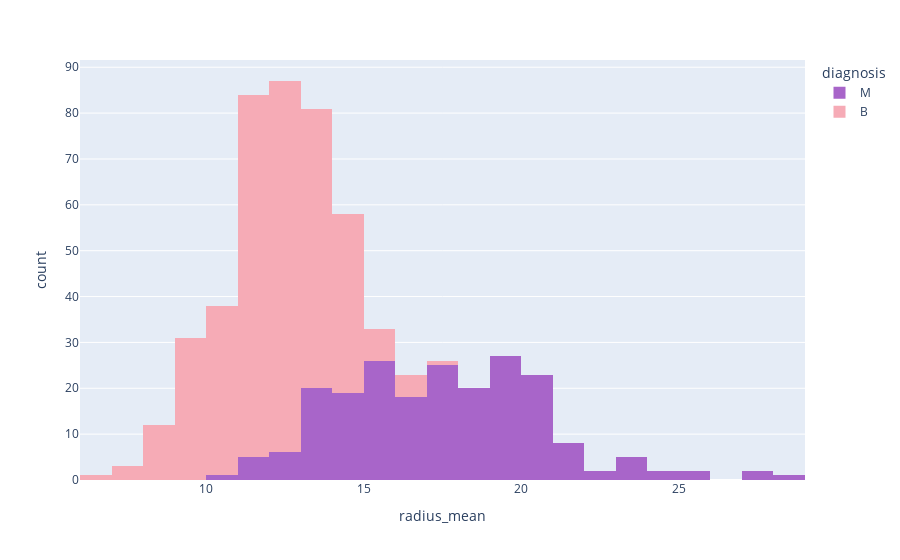

Notebook code for this chart:
### Code cell
px.histogram(data_frame=df,x='radius_mean',color='diagnosis',color_discrete_sequence=['#A865C9','#f6abb6'])

### Figure 1 — Plotly figure (JSON) as saved in the notebook; plotly's stock layout.template omitted (floating-point values rounded to 4 significant figures; data arrays with more than 128 entries replaced by an {"elided": "..."} marker saying what was removed)
{"data": [{"alignmentgroup": "True", "bingroup": "x", "hovertemplate": "diagnosis=M<br>radius_mean=%{x}<br>count=%{y}<extra></extra>", "legendgroup": "M", "marker": {"color": "#A865C9", "pattern": {"shape": ""}}, "name": "M", "offsetgroup": "M", "orientation": "v", "showlegend": true, "type": "histogram", "x": {"elided": "212 float values"}, "xaxis": "x", "yaxis": "y"}, {"alignmentgroup": "True", "bingroup": "x", "hovertemplate": "diagnosis=B<br>radius_mean=%{x}<br>count=%{y}<extra></extra>", "legendgroup": "B", "marker": {"color": "#f6abb6", "pattern": {"shape": ""}}, "name": "B", "offsetgroup": "B", "orientation": "v", "showlegend": true, "type": "histogram", "x": {"elided": "357 float values"}, "xaxis": "x", "yaxis": "y"}], "layout": {"barmode": "relative", "legend": {"title": {"text": "diagnosis"}, "tracegroupgap": 0}, "margin": {"t": 60}, "xaxis": {"anchor": "y", "domain": [0, 1], "title": {"text": "radius_mean"}}, "yaxis": {"anchor": "x", "domain": [0, 1], "title": {"text": "count"}}}}
